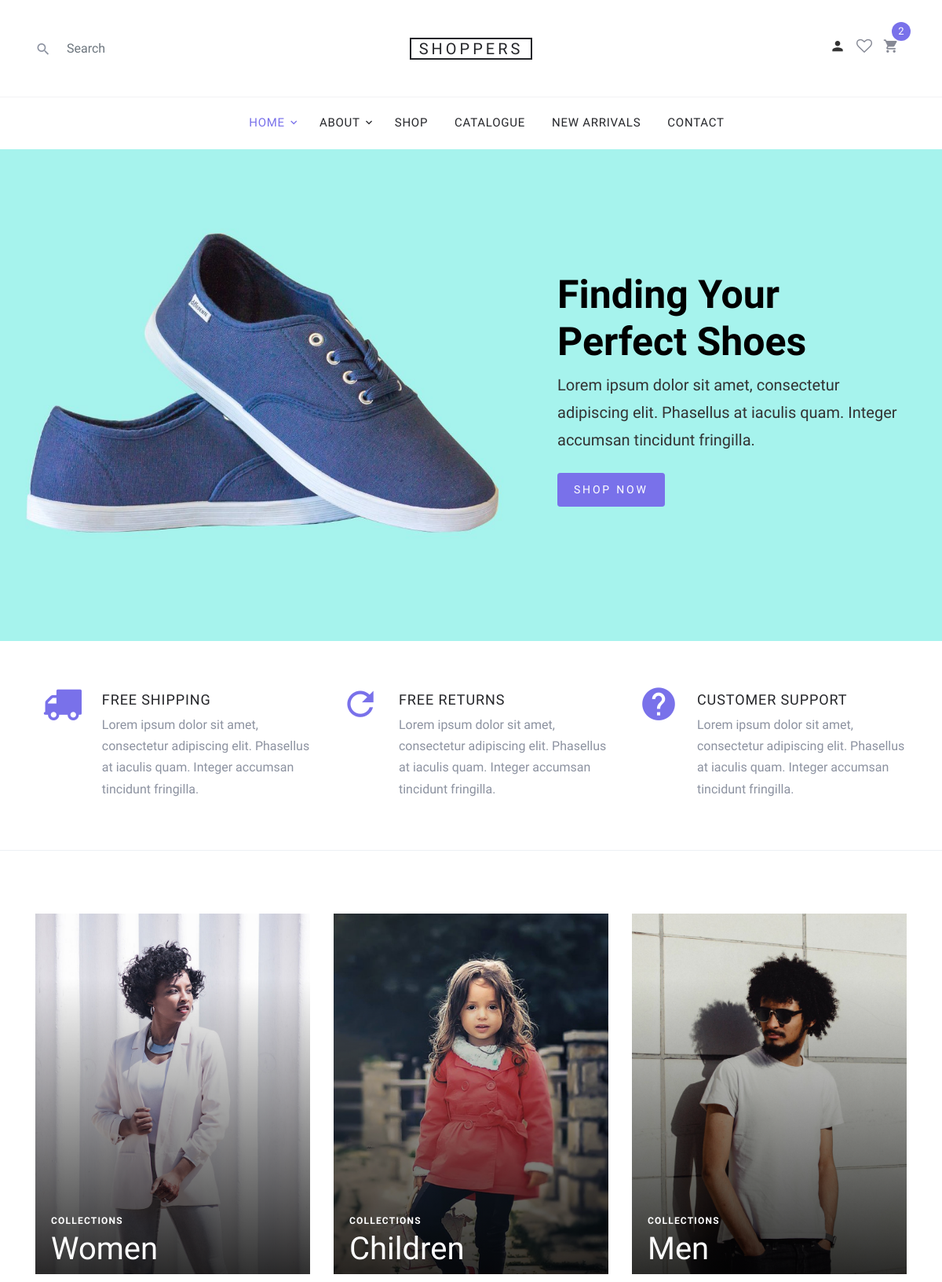
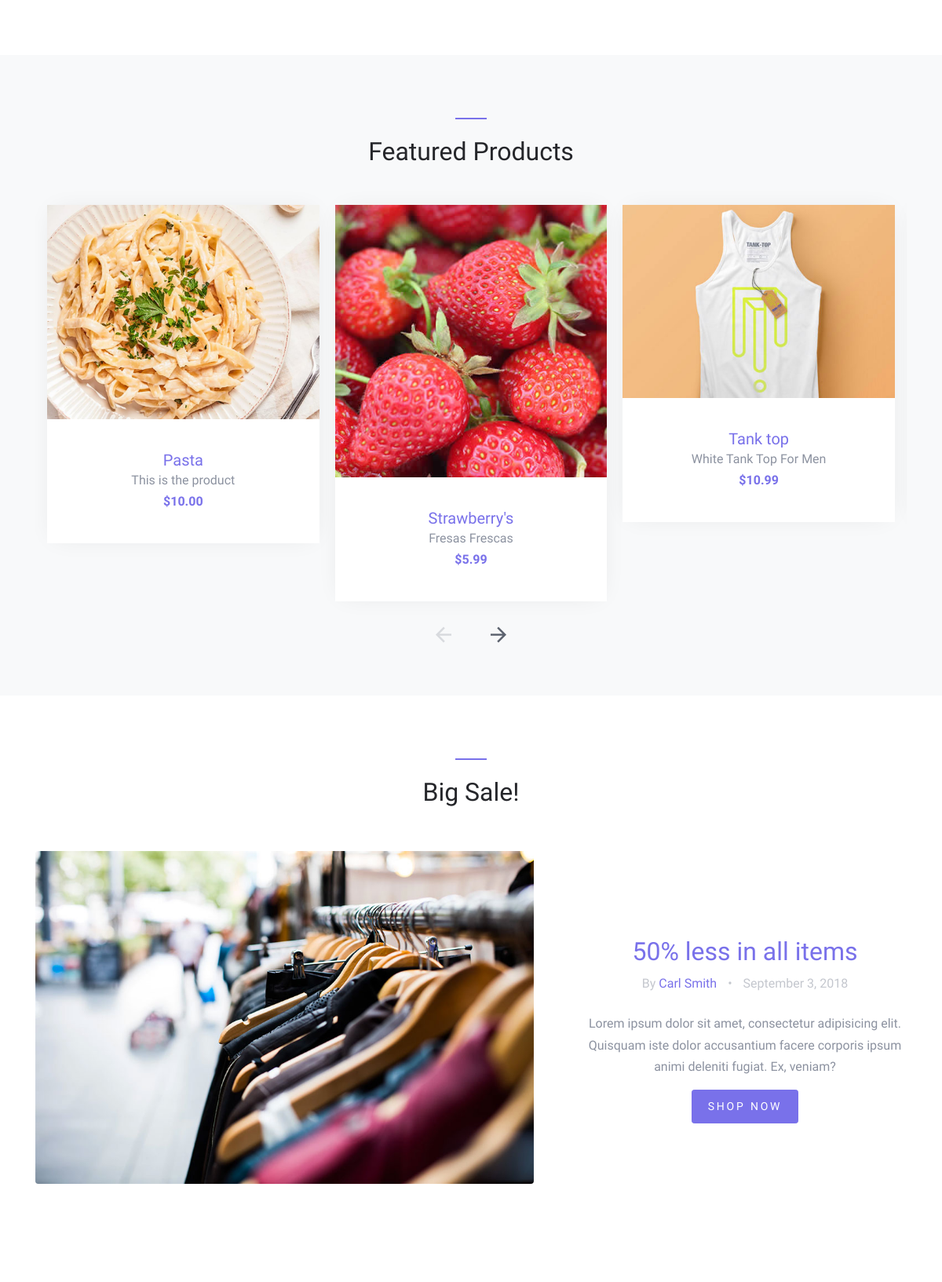
The page / (upper part) on the database its author committed (2 pictures, top to bottom).
### Commerce/models.py (models this page shows, shortened)
class Product(models.Model):
    pid = ShortUUIDField(unique=True, length=10, max_length=30, prefix="pro", alphabet="abcdefgh123456")
    title = models.CharField(max_length=100, default="Product Name")
    image = models.ImageField(upload_to=user_directory_path, default="product.jpg")
    description = models.TextField(null=True, blank=True, default="This is the product")
    vendor = models.ForeignKey(vendor, on_delete=models.SET_NULL, null=True)
    user = models.ForeignKey(User, on_delete=models.SET_NULL, null=True)
    Category = models.ForeignKey(Category, on_delete=models.SET_NULL, null=True)
    price = models.DecimalField(max_digits=99999999999999999, decimal_places=2, default="1.99")
    old_price = models.DecimalField(max_digits=99999999999999999, decimal_places=2, default="2.99")
    specifications = models.TextField(null=True,blank=True )
    product_status = models.CharField(choices=STATUS, max_length=10, default="in_revew")
    status = models.BooleanField(default=True)
    in_stock = models.BooleanField(default=True)
    featured = models.BooleanField(default=False)
    digital = models.BooleanField(default=False)
    sku = ShortUUIDField(unique=True, length=4, max_length=20, prefix="sku", alphabet="1234567890")
    date = models.DateTimeField(auto_now_add=True)
    updated = models.DateTimeField(null=True, blank=True)
    class Meta:
        verbose_name_plural = "Products"

### Commerce/views.py (the view)
# urls.py: path("", index, name="index"),
def index(request):
    products = Product.objects.filter(product_status ="published",featured=True)
    context = {
        "products":products
    }
    return render(request, 'Commerce/index.html', context)

### templates/Commerce/index.html
{% extends 'partials/base.html' %}
{% load static %}
{% block content %}
    <div class="site-blocks-cover" style="background-image: url(static/assets/images/hero_1.jpg);" data-aos="fade">
      <div class="container">
        <div class="row align-items-start align-items-md-center justify-content-end">
          <div class="col-md-5 text-center text-md-left pt-5 pt-md-0">
            <h1 class="mb-2">Finding Your Perfect Shoes</h1>
            <div class="intro-text text-center text-md-left">
              <p class="mb-4">Lorem ipsum dolor sit amet, consectetur adipiscing elit. Phasellus at iaculis quam. Integer accumsan tincidunt fringilla. </p>
              <p>
                <a href="#" class="btn btn-sm btn-primary">Shop Now</a>
              </p>
            </div>
          </div>
        </div>
      </div>
    </div>
    <div class="site-section site-section-sm site-blocks-1">
      <div class="container">
        <div class="row">
          <div class="col-md-6 col-lg-4 d-lg-flex mb-4 mb-lg-0 pl-4" data-aos="fade-up" data-aos-delay="">
            <div class="icon mr-4 align-self-start">
              <span class="icon-truck"></span>
            </div>
            <div class="text">
              <h2 class="text-uppercase">Free Shipping</h2>
              <p>Lorem ipsum dolor sit amet, consectetur adipiscing elit. Phasellus at iaculis quam. Integer accumsan tincidunt fringilla.</p>
            </div>
          </div>
          <div class="col-md-6 col-lg-4 d-lg-flex mb-4 mb-lg-0 pl-4" data-aos="fade-up" data-aos-delay="100">
            <div class="icon mr-4 align-self-start">
              <span class="icon-refresh2"></span>
            </div>
            <div class="text">
              <h2 class="text-uppercase">Free Returns</h2>
              <p>Lorem ipsum dolor sit amet, consectetur adipiscing elit. Phasellus at iaculis quam. Integer accumsan tincidunt fringilla.</p>
            </div>
          </div>
          <div class="col-md-6 col-lg-4 d-lg-flex mb-4 mb-lg-0 pl-4" data-aos="fade-up" data-aos-delay="200">
            <div class="icon mr-4 align-self-start">
              <span class="icon-help"></span>
            </div>
            <div class="text">
              <h2 class="text-uppercase">Customer Support</h2>
              <p>Lorem ipsum dolor sit amet, consectetur adipiscing elit. Phasellus at iaculis quam. Integer accumsan tincidunt fringilla.</p>
            </div>
          </div>
        </div>
      </div>
    </div>
    <div class="site-section site-blocks-2">
      <div class="container">
        <div class="row">
          <div class="col-sm-6 col-md-6 col-lg-4 mb-4 mb-lg-0" data-aos="fade" data-aos-delay="">
            <a class="block-2-item" href="#">
              <figure class="image">
                <img src="{% static 'assets/images/women.jpg' %}" alt="" class="img-fluid">
              </figure>
              <div class="text">
                <span class="text-uppercase">Collections</span>
                <h3>Women</h3>
              </div>
            </a>
          </div>
          <div class="col-sm-6 col-md-6 col-lg-4 mb-5 mb-lg-0" data-aos="fade" data-aos-delay="100">
            <a class="block-2-item" href="#">
              <figure class="image">
                <img src="{% static 'assets/images/children.jpg' %}" alt="" class="img-fluid">
              </figure>
              <div class="text">
                <span class="text-uppercase">Collections</span>
                <h3>Children</h3>
              </div>
            </a>
          </div>
          <div class="col-sm-6 col-md-6 col-lg-4 mb-5 mb-lg-0" data-aos="fade" data-aos-delay="200">
            <a class="block-2-item" href="#">
              <figure class="image">
                <img src="{% static 'assets/images/men.jpg' %}" alt="" class="img-fluid">
              </figure>
              <div class="text">
                <span class="text-uppercase">Collections</span>
                <h3>Men</h3>
              </div>
            </a>
          </div>
        </div>
      </div>
    </div>
    <div class="site-section block-3 site-blocks-2 bg-light">
      <div class="container">
        <div class="row justify-content-center">
          <div class="col-md-7 site-section-heading text-center pt-4">
            <h2>Featured Products</h2>
          </div>
        </div>
        <div class="row">
          <div class="col-md-12">
            <div class="nonloop-block-3 owl-carousel">
              {% for p in products %}
              <div class="item">
                <div class="block-4 text-center">
                  <figure class="block-4-image">
                    <img src="{{ p.image.url }}" alt="Image placeholder" class="img-fluid">
                  </figure>
                  <div class="block-4-text p-4">
                    <h3><a href="#">{{ p.title }}</a></h3>
                    <p class="mb-0">{{ p.description }} </p>
                    <p class="text-primary font-weight-bold">${{ p.price }} </p>
                  </div>
                </div>
              </div>
              {% endfor %}
            </div>
          </div>
        </div>
      </div>
    </div>
    <div class="site-section block-8">
      <div class="container">
        <div class="row justify-content-center  mb-5">
          <div class="col-md-7 site-section-heading text-center pt-4">
            <h2>Big Sale!</h2>
          </div>
        </div>
        <div class="row align-items-center">
          <div class="col-md-12 col-lg-7 mb-5">
            <a href="#"><img src="{% static 'assets/images/blog_1.jpg' %}" alt="Image placeholder" class="img-fluid rounded"></a>
          </div>
          <div class="col-md-12 col-lg-5 text-center pl-md-5">
            <h2><a href="#">50% less in all items</a></h2>
            <p class="post-meta mb-4">By <a href="#">Carl Smith</a> <span class="block-8-sep">&bullet;</span> September 3, 2018</p>
            <p>Lorem ipsum dolor sit amet, consectetur adipisicing elit. Quisquam iste dolor accusantium facere corporis ipsum animi deleniti fugiat. Ex, veniam?</p>
            <p><a href="#" class="btn btn-primary btn-sm">Shop Now</a></p>
          </div>
        </div>
      </div>
    </div>
   {% endblock content %}

### static/assets/css/style.css (style rules this page uses)
body { line-height: 1.7; color: #8c92a0; font-weight: 300; font-size: 16px; }
a { -webkit-transition: .3s all ease; -o-transition: .3s all ease; transition: .3s all ease; }
.btn { text-transform: uppercase; position: relative; -webkit-transition: 0.2s all ease-in-out !important; -o-transition: 0.2s all ease-in-out !important; transition: 0.2s all ease-in-out !important; top: 0; letter-spacing: .05em; }
.btn.btn-sm { font-size: 14px !important; padding: 10px 20px !important; }
.btn.btn-primary { font-size: 17px; font-weight: 300; letter-spacing: .2em; }
.site-section { padding: 2.5em 0; }
@media (min-width: 768px) { .site-section { padding: 5em 0; } }
.site-section.site-section-sm { padding: 4em 0; }
.site-section-heading { font-size: 30px; color: #25262a; position: relative; }
.site-section-heading:before { content: ""; left: 0%; top: 0; position: absolute; width: 40px; height: 2px; background: #7971ea; }
.site-section-heading.text-center:before { content: ""; left: 50%; top: 0; -webkit-transform: translateX(-50%); -ms-transform: translateX(-50%); transform: translateX(-50%); position: absolute; width: 40px; height: 2px; background: #7971ea; }
.site-blocks-cover { background-size: cover; background-repeat: no-repeat; background-position: center center; }
.site-blocks-cover, .site-blocks-cover .row { min-height: 600px; height: calc(100vh - 174px); }
.site-blocks-cover h1 { font-size: 30px; font-weight: 900; color: #000; }
@media (min-width: 768px) { .site-blocks-cover h1 { font-size: 50px; } }
.site-blocks-cover p { color: #333333; font-size: 20px; line-height: 35px; }
.site-blocks-cover .intro-text { font-size: 16px; line-height: 1.5; }
.site-blocks-1 { border-bottom: 1px solid #edf0f5; }
.site-blocks-1 .icon span { position: relative; color: #7971ea; top: -10px; font-size: 50px; display: inline-block; }
.site-blocks-1 .text h2 { color: #25262a; letter-spacing: .05em; font-size: 18px; }
.site-blocks-1 .text p:last-child { margin-bottom: 0; }
.site-blocks-2 .block-2-item { display: block; position: relative; }
.site-blocks-2 .block-2-item:before { z-index: 1; content: ''; position: absolute; top: 0; right: 0; bottom: 0; left: 0; background: -moz-linear-gradient(top, transparent 0%, transparent 18%, rgba(0, 0, 0, 0.8) 99%, rgba(0, 0, 0, 0.8) 100%); background: -webkit-linear-gradient(top, transparent 0%, transparent 18%, rgba(0, 0, 0, 0.8) 99%, rgba(0, 0, 0, 0.8) 100%); background: -webkit-gradient(linear, left top, left bottom, from(transparent), color-stop(18%, transparent), color-stop(99%, rgba(0, 0, 0, 0.8)), to(rgba(0, 0, 0, 0.8))); background: -o-linear-gradient(top, transparent 0%, transparent 18%, rgba(0, 0, 0, 0.8) 99%, rgba(0, 0, 0, 0.8) 100%); background: linear-gradient(to bottom, transparent 0%, transparent 18%, rgba(0, 0, 0, 0.8) 99%, rgba(0, 0, 0, 0.8) 100%); filter: progid:DXImageTransform.Microsoft.gradient( startColorstr='#00000000', endColorstr='#cc000000',GradientType=0 ); }
.site-blocks-2 .block-2-item .image { position: relative; margin-bottom: 0; overflow: hidden; }
.site-blocks-2 .block-2-item .image img { margin-bottom: 0; -webkit-transition: .3s all ease-in-out; -o-transition: .3s all ease-in-out; transition: .3s all ease-in-out; }
.site-blocks-2 .block-2-item .text { z-index: 2; bottom: 0; padding-left: 20px; position: absolute; width: 100%; }
.site-blocks-2 .block-2-item .text > span, .site-blocks-2 .block-2-item .text h3 { color: #fff; }
.site-blocks-2 .block-2-item .text > span { font-size: 12px; letter-spacing: .1em; font-weight: 900; }
.site-blocks-2 .block-2-item .text h3 { font-size: 40px; }
.block-4 { -webkit-box-shadow: 0 0 30px -10px rgba(0, 0, 0, 0.1); box-shadow: 0 0 30px -10px rgba(0, 0, 0, 0.1); background: #fff; }
.block-4 .block-4-text h3 { font-size: 20px; margin-bottom: 0; }
.block-4 .block-4-text h3 a { text-decoration: none; }
.block-8 .post-meta { color: #c4c7ce; }
.block-8 .block-8-sep { margin-left: 10px; margin-right: 10px; }

### rows shown on the page
Product: image (picture), title "Pasta", description "This is the product", price "10.00"
Product: image (picture), title "Strawberry's", description "Fresas Frescas", price "5.99"
Product: image (picture), title "Tank top", description "White Tank Top For Men", price "10.99"
